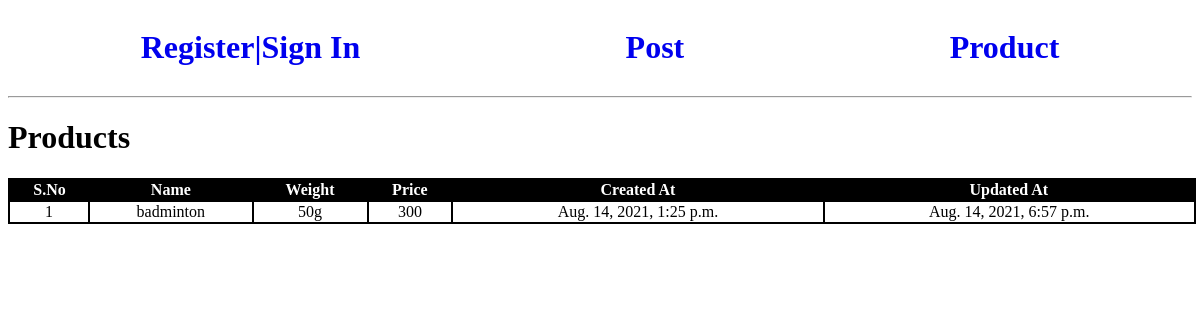
/product, run on the app's committed database.
### Products/models.py (models this page shows)
class Products(models.Model):
    name=models.CharField(max_length=20)
    weight=models.CharField(max_length=10)
    price=models.IntegerField()
    created_at=models.DateTimeField(auto_now_add=True)
    updated_at=models.DateTimeField(auto_now=True)

### Products/views.py (the view)
# urls.py: path('', views.products, name='products')
def products(request):
    prd=Products.objects.all()
    return render(request, 'product/product.html', {'msg':prd})

### Products/templates/product/product.html (shortened to what this page needs)
{% extends 'user/basic.html'%}
  {% block body%}
  <div class="post">
<div class="mypost">
    <h1>Products</h1>
    <table>
        <thead><tr>
            <th>S.No</th>
            <th>Name</th>
            <th>Weight</th>
            <th>Price</th>
            <th>Created At</th>
            <th>Updated At</th>
            </tr>
        </thead>
        {% for i in msg %}
    <tbody><tr>
        <td>{{forloop.counter}}</td>
        <td>{{i.name}}</td>
        <td>{{i.weight}}</td>
        <td>{{i.price}}</td>
        <td>{{i.created_at}}</td>
        <td>{{i.updated_at}}</td></tr>
    </tbody>{% endfor%}</table>
</div>
</div>
{% endblock%}

### User/templates/user/basic.html (style rules this page uses)
th { background-color: black; color: white; }
td, table { text-align: center; border: 2px solid black; border-collapse: collapse; }
table { width: 99vw; }

### data on the page
Products: name "badminton", weight "50g", price "300", created_at "Aug. 14, 2021, 1:25 p.m.", updated_at "Aug. 14, 2021, 6:57 p.m."
